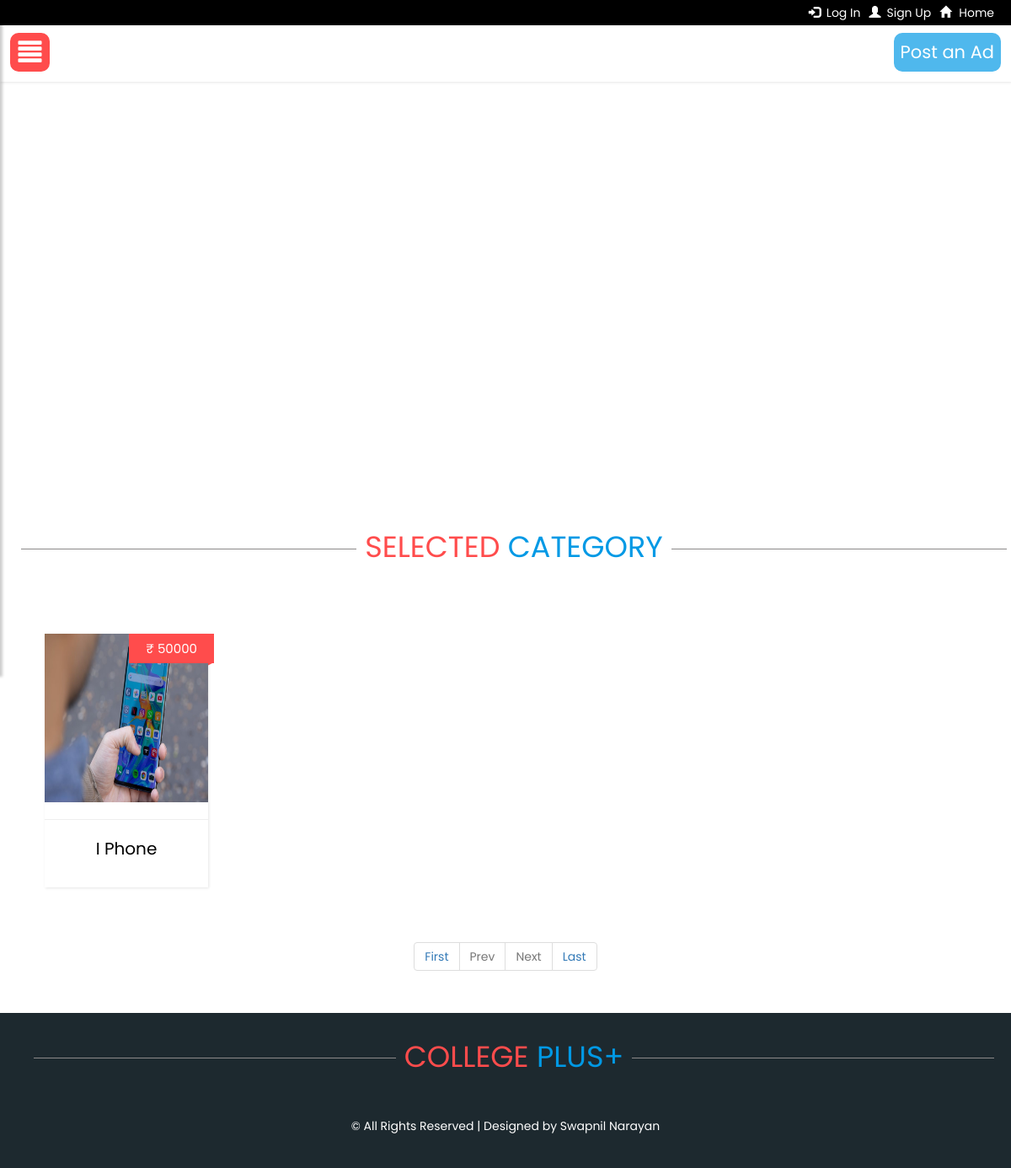
/mobiles.php, run on the app's committed database.
### tables this page shows
CREATE TABLE `ads` (
  `id` int(11) NOT NULL,
  `title` varchar(255) NOT NULL,
  `description` varchar(1000) NOT NULL,
  `im1` varchar(255) NOT NULL,
  `im2` varchar(255) NOT NULL,
  `sellerid` varchar(255) NOT NULL,
  `category` varchar(255) NOT NULL,
  `price` varchar(255) NOT NULL
);

### mobiles.php (the view, shortened to what this page needs)
<?php
include('header.php');
include('header2.php');
		if (isset($_GET['pageno'])) {
            $pageno = $_GET['pageno'];
        } else {
            $pageno = 1;
        }
        $no_of_records_per_page = 8;
        $offset = ($pageno-1) * $no_of_records_per_page;
        $total_pages_sql = "SELECT COUNT(*) FROM ads WHERE category='Mobiles'";
        $result = mysqli_query($conn,$total_pages_sql);
        $total_rows = mysqli_fetch_array($result)[0];
        $total_pages = ceil($total_rows / $no_of_records_per_page);
        $sql = "SELECT * FROM ads WHERE category='Mobiles' LIMIT $offset, $no_of_records_per_page";
        $res = mysqli_query($conn,$sql);
?>
				<div class="container-fluid text-center" style="padding-top: 70px;padding-bottom: 30px;position: relative;">
                    <div style="background-color: white;position: absolute;height: 100%;width: 100%;z-index: -7; ">
                    </div>
                    <div class="heading" style="margin-bottom: 50px;"><span class="bg-grey" style="background-color: white; color: #ff4c4c;padding-left: 10px">SELECTED </span><span class="bg-grey" style="background-color: white; color: #0099e5;padding-right: 10px">CATEGORY</span></div>
                    <br>
                    <br>
                    <div class="row text-center slide">
                    	<?php while($row=mysqli_fetch_assoc($res))
                    	{
                    	?>
                        <div class="col-md-3 col-sm-4  text-center" style="padding: 10px;text-align: center;">
                            <div class="container" style="width: 80%">
                            <a href='product.php?x=<?php echo($row['id']); ?>'><div class="container pane gri" style="" >
                                <div class="paneb">
                                    <img src='<?php echo($row['im1']); ?>' class="panelimg">
                                </div>
                                <hr>
                                <div class="panelf text-center" style="padding-bottom: 20px;height: 60px;">
                                    <?php echo($row['title']); ?>
                                </div>
                                <span class="price">&#8377; <?php echo($row['price']); ?></span>
                            </div></a>
                            </div>
                        </div>
                    	<?php } ?>
                    </div>
                </div>
                <div class="container text-center" style="width: 100%;padding: 0px;margin: 0px;margin-top: 5px;margin-bottom: 25px;">
                <ul class="pagination">
        		<li><a href="?pageno=1">First</a></li>
        		<li class="<?php if($pageno <= 1){ echo 'disabled'; } ?>">
            		<a href="<?php if($pageno <= 1){ echo '#'; } else { echo "?pageno=".($pageno - 1); } ?>">Prev</a>
        		</li>
        		<li class="<?php if($pageno >= $total_pages){ echo 'disabled'; } ?>">
            		<a href="<?php if($pageno >= $total_pages){ echo '#'; } else { echo "?pageno=".($pageno + 1); } ?>">Next</a>
        		</li>
       			<li><a href="?pageno=<?php echo $total_pages; ?>">Last</a></li>
    			</ul>
    			</div>
<?php
include('footer.php');
?>

### header.php (style rules this page uses)
body { font-family: 'Poppins', sans-serif; background: white; }
a, a:hover, a:focus { color: inherit; text-decoration: none; transition: all 0.3s; }
.heading { width: 100%; text-align: center; border-bottom: 0.5px solid #8c8989; line-height: 0.1em; margin: 10px; font-size: 2.5em; }
.pane { width:100%; background-color: white; box-shadow: 1px 1px 3px rgba(0, 0, 0, 0.1); transition: 0.5s; cursor: pointer; }
.gri { padding: 0px; margin: 0px; position: relative; }
.pane { font-size: 20px; color: black; }
.price { position: absolute; top:0px; right: -7px; background-color: rgb(255, 76, 76); color: white; font-size: 15px; padding: 7px; padding-left: 20px; padding-right: 20px; }
.panelimg { width: 100%; height: 200px; max-width: 300px; }
.slide { animation-name: slide; -webkit-animation-name: slide; animation-duration: 1s; -webkit-animation-duration: 1s; visibility: visible; }

### data on the page
ads: im1 (picture), title "I Phone", price "50000"
